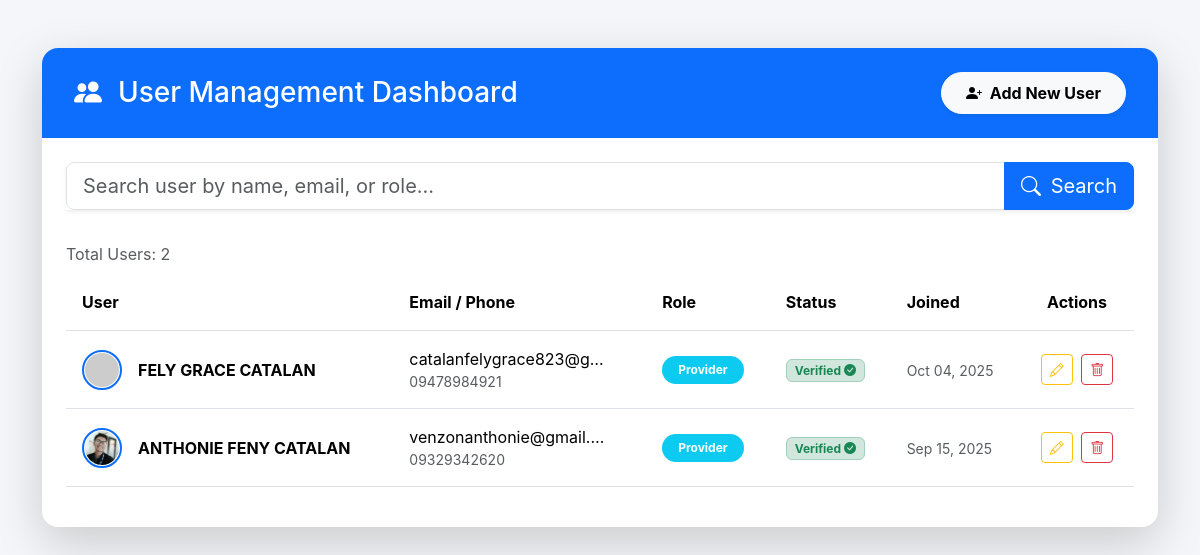
The page /content/user_management.php on the database as committed earlier.
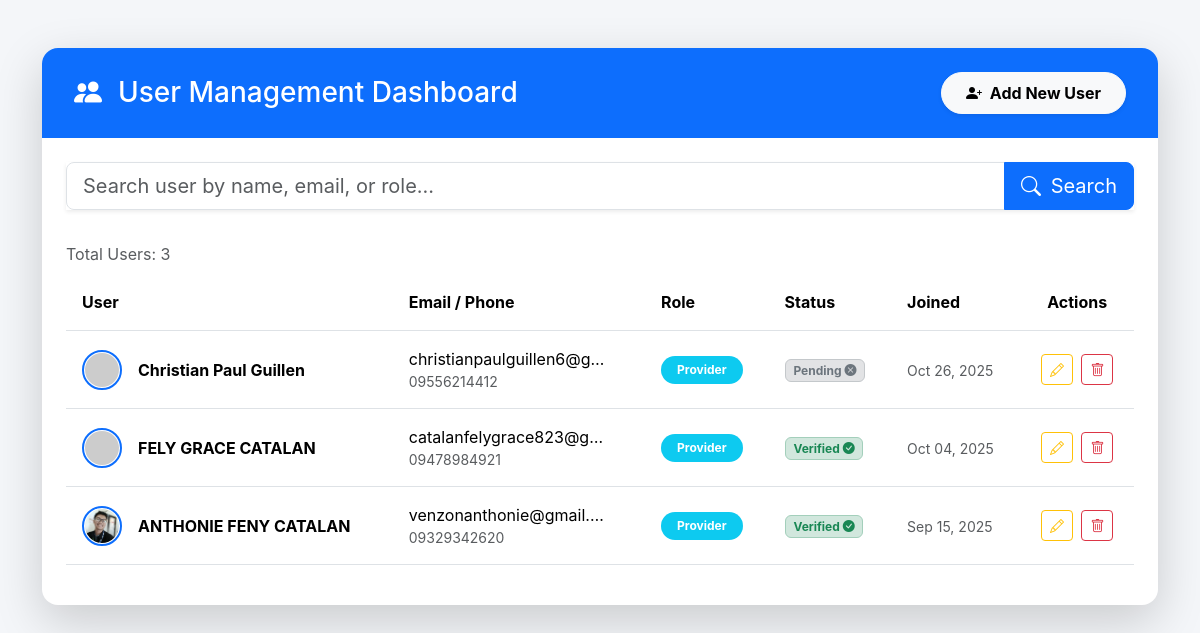
The same page on the database as committed later.
### tables this page shows
CREATE TABLE `users` (
  `id` int(11) NOT NULL,
  `first_name` varchar(100) NOT NULL,
  `middle_name` varchar(100) DEFAULT NULL,
  `last_name` varchar(100) NOT NULL,
  `suffix` varchar(50) DEFAULT NULL,
  `gender` enum('Male','Female','Other') NOT NULL,
  `birthday` date NOT NULL,
  `phone_number` varchar(20) NOT NULL,
  `email` varchar(150) NOT NULL,
  `region` varchar(150) NOT NULL,
  `province` varchar(150) NOT NULL,
  `municipality` varchar(150) NOT NULL,
  `barangay` varchar(150) DEFAULT NULL,
  `purok` varchar(150) DEFAULT NULL,
  `role` enum('client','provider') NOT NULL,
  `password` varchar(255) NOT NULL,
  `verification_code` varchar(255) DEFAULT NULL,
  `confirmation_token` varchar(255) DEFAULT NULL,
  `token_expires_at` datetime DEFAULT NULL,
  `reset_token` varchar(255) DEFAULT NULL,
  `reset_token_expiry` datetime DEFAULT NULL,
  `verification_token` varchar(255) DEFAULT NULL,
  `is_verified` tinyint(1) DEFAULT 0,
  `created_at` timestamp NOT NULL DEFAULT current_timestamp(),
  `user_rules` int(11) NOT NULL,
  `profile_image` text NOT NULL
);

### content/user_management.php (the view, shortened to what this page needs)
<?php
require '../db.php';
$search = isset($_GET['search']) ? $_GET['search'] : '';
$query = "SELECT * FROM users WHERE CONCAT(first_name, ' ', last_name, ' ', email, ' ', role) LIKE ? ORDER BY created_at DESC";
$stmt = $conn->prepare($query);
$like = "%$search%";
$stmt->bind_param("s", $like);
$stmt->execute();
$result = $stmt->get_result();
?>
<!DOCTYPE html>
<html lang="en">
<head>
    <link href="https://cdn.jsdelivr.net/npm/bootstrap@5.3.3/dist/css/bootstrap.min.css" rel="stylesheet">
    <link href="https://cdn.jsdelivr.net/npm/bootstrap-icons@1.11.3/font/bootstrap-icons.css" rel="stylesheet">
</head>
<body>
<div class="container py-5">
    <div class="card shadow-lg"> <div class="card-header-custom d-flex justify-content-between align-items-center">
            <h3 class="mb-0"><i class="bi bi-people-fill me-3"></i>User Management Dashboard</h3>
            <button class="btn btn-light btn-rounded-pill fw-bold shadow-sm" data-bs-toggle="modal" data-bs-target="#addUserModal">
                <i class="bi bi-person-plus-fill me-1"></i> Add New User
            </button>
        </div>
        <div class="card-body p-4">
            <form method="GET" class="mb-4">
                <div class="input-group input-group-lg shadow-sm">
                    <input type="search" name="search" class="form-control" placeholder="Search user by name, email, or role..." value="<?= htmlspecialchars($search) ?>" aria-label="Search users">
                    <button class="btn btn-primary" type="submit"><i class="bi bi-search me-1"></i> Search</button>
                </div>
            </form>
            <div class="table-responsive">
                <table class="table align-middle table-hover caption-top">
                    <caption>Total Users: <?= $result->num_rows; ?></caption>
                    <thead>
                        <tr>
                            <th scope="col">User</th>
                            <th scope="col">Email / Phone</th>
                            <th scope="col">Role</th>
                            <th scope="col">Status</th>
                            <th scope="col" class="d-none d-md-table-cell">Joined</th>
                            <th scope="col" class="text-center">Actions</th>
                        </tr>
                    </thead>
                    <tbody>
                        <?php if ($result->num_rows > 0): ?>
                            <?php while ($row = $result->fetch_assoc()): ?>
                                <tr>
                                    <td data-label="User:">
                                        <div class="d-flex align-items-center">
                                            <img src="<?= !empty($row['profile_image']) ? 'uploads/profile_pictures/' . htmlspecialchars($row['profile_image']) : 'https://i.pravatar.cc/40?img=' . $row['id']; ?>" class="profile-img me-3" alt="Profile of <?= htmlspecialchars($row['first_name']); ?>">
                                            <div>
                                                <div class="fw-bold"><?= htmlspecialchars($row['first_name'] . ' ' . $row['last_name']); ?></div>
                                            </div>
                                        </div>
                                    </td>
                                    <td data-label="Contact:">
                                        <div class="d-none d-md-block text-truncate" style="max-width: 200px;"><?= htmlspecialchars($row['email']); ?></div>
                                        <div class="text-muted small"><?= htmlspecialchars($row['phone_number']); ?></div>
                                    </td>
                                    <td data-label="Role:">
                                        <?php
                                            $role_class = $row['role'] == 'provider' ? 'info' : ($row['role'] == 'admin' ? 'primary' : 'success');
                                        ?>
                                        <span class="badge bg-<?= $role_class; ?> rounded-pill px-3 py-2">
                                            <?= ucfirst(htmlspecialchars($row['role'])); ?>
                                        </span>
                                    </td>
                                    <td data-label="Status:">
                                        <?php if (isset($row['is_verified']) && $row['is_verified']): ?>
                                            <span class="badge bg-success-subtle text-success border border-success-subtle">Verified <i class="bi bi-check-circle-fill"></i></span>
                                        <?php else: ?>
                                            <span class="badge bg-secondary-subtle text-secondary border border-secondary-subtle">Pending <i class="bi bi-x-circle-fill"></i></span>
                                        <?php endif; ?>
                                    </td>
                                    <td data-label="Joined:" class="text-muted d-none d-md-table-cell">
                                        <small><?= date("M d, Y", strtotime($row['created_at'])); ?></small>
                                    </td>
                                    <td class="text-center" data-label="Actions:">
                                        <button title="Edit User" class="btn btn-sm btn-outline-warning me-1" data-bs-toggle="modal" data-bs-target="#editUserModal<?= $row['id']; ?>"><i class="bi bi-pencil"></i><span class="d-inline d-md-none ms-1">Edit</span></button>
                                        <button title="Delete User" class="btn btn-sm btn-outline-danger" data-bs-toggle="modal" data-bs-target="#deleteUserModal<?= $row['id']; ?>"><i class="bi bi-trash"></i><span class="d-inline d-md-none ms-1">Delete</span></button>
                                    </td>
                                </tr>
                            <?php endwhile; ?>
                        <?php else: ?>
                            <tr><td colspan="6" class="text-center text-muted py-4"><i class="bi bi-info-circle me-1"></i> No users found matching "<?= htmlspecialchars($search) ?>".</td></tr>
                        <?php endif; ?>
                    </tbody>
                </table>
            </div>
        </div>
    </div>
</div>
</body>
</html>

### content/user_management.php (style rules this page uses)
:root { --primary-color: #0d6efd; --secondary-color: #6c757d; --background-light: #f4f6f9; }
body { background-color: var(--background-light); font-family: 'Inter', sans-serif; }
.card { border-radius: 16px; border: none; overflow: hidden; box-shadow: 0 4px 12px rgba(0, 0, 0, 0.05); }
.card-header-custom { background-color: var(--primary-color); color: white; padding: 1.5rem 2rem; border-bottom: none; }
.table thead { background-color: var(--primary-color); color: white; font-weight: 600; }
.table > :not(caption) > * > * { padding: 1rem 1rem; }
.table tbody tr { transition: background-color 0.2s ease; }
.profile-img { width: 40px; height: 40px; border-radius: 50%; object-fit: cover; border: 2px solid var(--primary-color); padding: 1px; }
.btn-rounded-pill { border-radius: 50rem; padding: 0.5rem 1.5rem; font-weight: 500; }

Rows that differ between the two databases and show on the page:
added users: first_name+last_name "Christian Paul Guillen", email "christianpaulguillen6@g…", phone_number "09556214412", role "Provider", is_verified "Pending", created_at "Oct 26, 2025"
Other text that changed with them:
$result->num_rows: "2" → "3"
